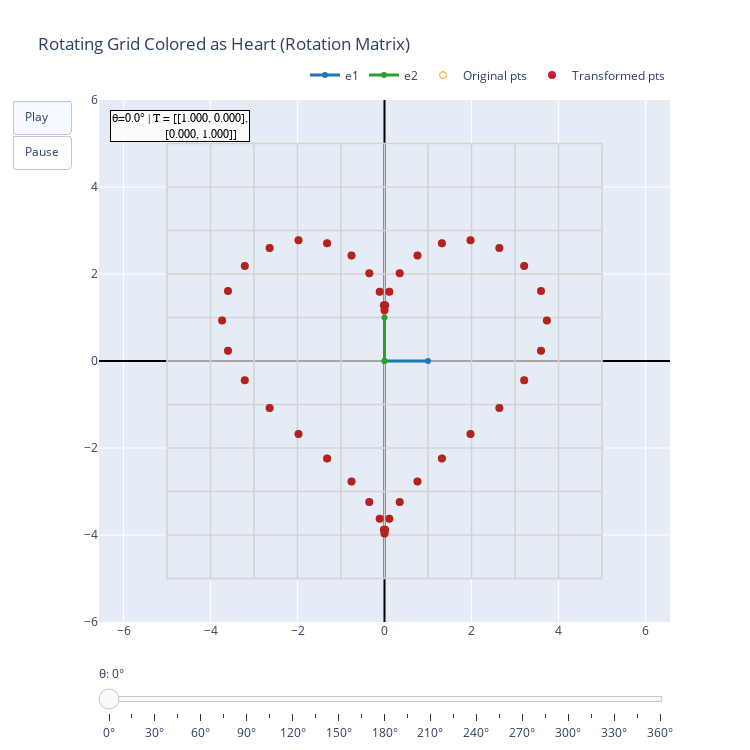

Here is the notebook cell this chart was saved with:
### Code cell
try:
    from animations.rotation import show_rotation
except ImportError:
    from repo.animations.rotation import show_rotation

fig = show_rotation()
fig.show()

### Figure 1 — Plotly figure (JSON) as saved in the notebook; plotly's stock layout.template omitted (floating-point values rounded to 4 significant figures)
{"data": [{"hoverinfo": "skip", "line": {"color": "lightgray", "width": 1}, "mode": "lines", "opacity": 0.25, "showlegend": false, "type": "scatter", "x": [-5, -5], "y": [-5, 5]}, {"hoverinfo": "skip", "line": {"color": "lightgray", "width": 1}, "mode": "lines", "opacity": 0.25, "showlegend": false, "type": "scatter", "x": [-4, -4], "y": [-5, 5]}, {"hoverinfo": "skip", "line": {"color": "lightgray", "width": 1}, "mode": "lines", "opacity": 0.25, "showlegend": false, "type": "scatter", "x": [-3, -3], "y": [-5, 5]}, {"hoverinfo": "skip", "line": {"color": "lightgray", "width": 1}, "mode": "lines", "opacity": 0.25, "showlegend": false, "type": "scatter", "x": [-2, -2], "y": [-5, 5]}, {"hoverinfo": "skip", "line": {"color": "lightgray", "width": 1}, "mode": "lines", "opacity": 0.25, "showlegend": false, "type": "scatter", "x": [-1, -1], "y": [-5, 5]}, {"hoverinfo": "skip", "line": {"color": "lightgray", "width": 1}, "mode": "lines", "opacity": 0.25, "showlegend": false, "type": "scatter", "x": [0, 0], "y": [-5, 5]}, {"hoverinfo": "skip", "line": {"color": "lightgray", "width": 1}, "mode": "lines", "opacity": 0.25, "showlegend": false, "type": "scatter", "x": [1, 1], "y": [-5, 5]}, {"hoverinfo": "skip", "line": {"color": "lightgray", "width": 1}, "mode": "lines", "opacity": 0.25, "showlegend": false, "type": "scatter", "x": [2, 2], "y": [-5, 5]}, {"hoverinfo": "skip", "line": {"color": "lightgray", "width": 1}, "mode": "lines", "opacity": 0.25, "showlegend": false, "type": "scatter", "x": [3, 3], "y": [-5, 5]}, {"hoverinfo": "skip", "line": {"color": "lightgray", "width": 1}, "mode": "lines", "opacity": 0.25, "showlegend": false, "type": "scatter", "x": [4, 4], "y": [-5, 5]}, {"hoverinfo": "skip", "line": {"color": "lightgray", "width": 1}, "mode": "lines", "opacity": 0.25, "showlegend": false, "type": "scatter", "x": [5, 5], "y": [-5, 5]}, {"hoverinfo": "skip", "line": {"color": "lightgray", "width": 1}, "mode": "lines", "opacity": 0.25, "showlegend": false, "type": "scatter", "x": [-5, 5], "y": [-5, -5]}, {"hoverinfo": "skip", "line": {"color": "lightgray", "width": 1}, "mode": "lines", "opacity": 0.25, "showlegend": false, "type": "scatter", "x": [-5, 5], "y": [-4, -4]}, {"hoverinfo": "skip", "line": {"color": "lightgray", "width": 1}, "mode": "lines", "opacity": 0.25, "showlegend": false, "type": "scatter", "x": [-5, 5], "y": [-3, -3]}, {"hoverinfo": "skip", "line": {"color": "lightgray", "width": 1}, "mode": "lines", "opacity": 0.25, "showlegend": false, "type": "scatter", "x": [-5, 5], "y": [-2, -2]}, {"hoverinfo": "skip", "line": {"color": "lightgray", "width": 1}, "mode": "lines", "opacity": 0.25, "showlegend": false, "type": "scatter", "x": [-5, 5], "y": [-1, -1]}, {"hoverinfo": "skip", "line": {"color": "lightgray", "width": 1}, "mode": "lines", "opacity": 0.25, "showlegend": false, "type": "scatter", "x": [-5, 5], "y": [0, 0]}, {"hoverinfo": "skip", "line": {"color": "lightgray", "width": 1}, "mode": "lines", "opacity": 0.25, "showlegend": false, "type": "scatter", "x": [-5, 5], "y": [1, 1]}, {"hoverinfo": "skip", "line": {"color": "lightgray", "width": 1}, "mode": "lines", "opacity": 0.25, "showlegend": false, "type": "scatter", "x": [-5, 5], "y": [2, 2]}, {"hoverinfo": "skip", "line": {"color": "lightgray", "width": 1}, "mode": "lines", "opacity": 0.25, "showlegend": false, "type": "scatter", "x": [-5, 5], "y": [3, 3]}, {"hoverinfo": "skip", "line": {"color": "lightgray", "width": 1}, "mode": "lines", "opacity": 0.25, "showlegend": false, "type": "scatter", "x": [-5, 5], "y": [4, 4]}, {"hoverinfo": "skip", "line": {"color": "lightgray", "width": 1}, "mode": "lines", "opacity": 0.25, "showlegend": false, "type": "scatter", "x": [-5, 5], "y": [5, 5]}, {"hoverinfo": "skip", "line": {"color": "lightgray", "width": 1.5}, "mode": "lines", "showlegend": false, "type": "scatter", "x": [-5, -5], "y": [-5, 5]}, {"hoverinfo": "skip", "line": {"color": "lightgray", "width": 1.5}, "mode": "lines", "showlegend": false, "type": "scatter", "x": [-4, -4], "y": [-5, 5]}, {"hoverinfo": "skip", "line": {"color": "lightgray", "width": 1.5}, "mode": "lines", "showlegend": false, "type": "scatter", "x": [-3, -3], "y": [-5, 5]}, {"hoverinfo": "skip", "line": {"color": "lightgray", "width": 1.5}, "mode": "lines", "showlegend": false, "type": "scatter", "x": [-2, -2], "y": [-5, 5]}, {"hoverinfo": "skip", "line": {"color": "lightgray", "width": 1.5}, "mode": "lines", "showlegend": false, "type": "scatter", "x": [-1, -1], "y": [-5, 5]}, {"hoverinfo": "skip", "line": {"color": "lightgray", "width": 1.5}, "mode": "lines", "showlegend": false, "type": "scatter", "x": [0, 0], "y": [-5, 5]}, {"hoverinfo": "skip", "line": {"color": "lightgray", "width": 1.5}, "mode": "lines", "showlegend": false, "type": "scatter", "x": [1, 1], "y": [-5, 5]}, {"hoverinfo": "skip", "line": {"color": "lightgray", "width": 1.5}, "mode": "lines", "showlegend": false, "type": "scatter", "x": [2, 2], "y": [-5, 5]}, {"hoverinfo": "skip", "line": {"color": "lightgray", "width": 1.5}, "mode": "lines", "showlegend": false, "type": "scatter", "x": [3, 3], "y": [-5, 5]}, {"hoverinfo": "skip", "line": {"color": "lightgray", "width": 1.5}, "mode": "lines", "showlegend": false, "type": "scatter", "x": [4, 4], "y": [-5, 5]}, {"hoverinfo": "skip", "line": {"color": "lightgray", "width": 1.5}, "mode": "lines", "showlegend": false, "type": "scatter", "x": [5, 5], "y": [-5, 5]}, {"hoverinfo": "skip", "line": {"color": "lightgray", "width": 1.5}, "mode": "lines", "showlegend": false, "type": "scatter", "x": [-5, 5], "y": [-5, -5]}, {"hoverinfo": "skip", "line": {"color": "lightgray", "width": 1.5}, "mode": "lines", "showlegend": false, "type": "scatter", "x": [-5, 5], "y": [-4, -4]}, {"hoverinfo": "skip", "line": {"color": "lightgray", "width": 1.5}, "mode": "lines", "showlegend": false, "type": "scatter", "x": [-5, 5], "y": [-3, -3]}, {"hoverinfo": "skip", "line": {"color": "lightgray", "width": 1.5}, "mode": "lines", "showlegend": false, "type": "scatter", "x": [-5, 5], "y": [-2, -2]}, {"hoverinfo": "skip", "line": {"color": "lightgray", "width": 1.5}, "mode": "lines", "showlegend": false, "type": "scatter", "x": [-5, 5], "y": [-1, -1]}, {"hoverinfo": "skip", "line": {"color": "lightgray", "width": 1.5}, "mode": "lines", "showlegend": false, "type": "scatter", "x": [-5, 5], "y": [0, 0]}, {"hoverinfo": "skip", "line": {"color": "lightgray", "width": 1.5}, "mode": "lines", "showlegend": false, "type": "scatter", "x": [-5, 5], "y": [1, 1]}, {"hoverinfo": "skip", "line": {"color": "lightgray", "width": 1.5}, "mode": "lines", "showlegend": false, "type": "scatter", "x": [-5, 5], "y": [2, 2]}, {"hoverinfo": "skip", "line": {"color": "lightgray", "width": 1.5}, "mode": "lines", "showlegend": false, "type": "scatter", "x": [-5, 5], "y": [3, 3]}, {"hoverinfo": "skip", "line": {"color": "lightgray", "width": 1.5}, "mode": "lines", "showlegend": false, "type": "scatter", "x": [-5, 5], "y": [4, 4]}, {"hoverinfo": "skip", "line": {"color": "lightgray", "width": 1.5}, "mode": "lines", "showlegend": false, "type": "scatter", "x": [-5, 5], "y": [5, 5]}, {"line": {"color": "#1f77b4", "width": 3}, "marker": {"size": 6}, "mode": "lines+markers", "name": "e1", "type": "scatter", "x": [0, 1], "y": [0, 0]}, {"line": {"color": "#2ca02c", "width": 3}, "marker": {"size": 6}, "mode": "lines+markers", "name": "e2", "type": "scatter", "x": [0, 0], "y": [0, 1]}, {"marker": {"color": "orange", "size": 7, "symbol": "circle-open"}, "mode": "markers", "name": "Original pts", "type": "scatter", "x": [0.0, 0.01429, 0.1102, 0.3493, 0.7581, 1.32, 1.977, 2.641, 3.212, 3.597, 3.733, 3.597, 3.212, 2.641, 1.977, 1.32, 0.7581, 0.3493, 0.1102, 0.01429, 6.857e-48, -0.01429, -0.1102, -0.3493, -0.7581, -1.32, -1.977, -2.641, -3.212, -3.597, -3.733, -3.597, -3.212, -2.641, -1.977, -1.32, -0.7581, -0.3493, -0.1102, -0.01429], "y": [1.167, 1.282, 1.595, 2.016, 2.426, 2.708, 2.776, 2.596, 2.187, 1.607, 0.9333, 0.2344, -0.4431, -1.08, -1.677, -2.242, -2.77, -3.243, -3.627, -3.879, -3.967, -3.879, -3.627, -3.243, -2.77, -2.242, -1.677, -1.08, -0.4431, 0.2344, 0.9333, 1.607, 2.187, 2.596, 2.776, 2.708, 2.426, 2.016, 1.595, 1.282]}, {"marker": {"color": ["#D0162F", "firebrick", "firebrick", "firebrick", "firebrick", "firebrick", "firebrick", "firebrick", "firebrick", "firebrick", "firebrick", "firebrick", "firebrick", "firebrick", "firebrick", "firebrick", "firebrick", "firebrick", "firebrick", "firebrick", "firebrick", "firebrick", "firebrick", "firebrick", "firebrick", "firebrick", "firebrick", "firebrick", "firebrick", "firebrick", "firebrick", "firebrick", "firebrick", "firebrick", "firebrick", "firebrick", "firebrick", "firebrick", "firebrick", "firebrick"], "size": 8}, "mode": "markers", "name": "Transformed pts", "type": "scatter", "x": [0.0, 0.01429, 0.1102, 0.3493, 0.7581, 1.32, 1.977, 2.641, 3.212, 3.597, 3.733, 3.597, 3.212, 2.641, 1.977, 1.32, 0.7581, 0.3493, 0.1102, 0.01429, 6.857e-48, -0.01429, -0.1102, -0.3493, -0.7581, -1.32, -1.977, -2.641, -3.212, -3.597, -3.733, -3.597, -3.212, -2.641, -1.977, -1.32, -0.7581, -0.3493, -0.1102, -0.01429], "y": [1.167, 1.282, 1.595, 2.016, 2.426, 2.708, 2.776, 2.596, 2.187, 1.607, 0.9333, 0.2344, -0.4431, -1.08, -1.677, -2.242, -2.77, -3.243, -3.627, -3.879, -3.967, -3.879, -3.627, -3.243, -2.77, -2.242, -1.677, -1.08, -0.4431, 0.2344, 0.9333, 1.607, 2.187, 2.596, 2.776, 2.708, 2.426, 2.016, 1.595, 1.282]}], "layout": {"annotations": [{"bgcolor": "rgba(255,255,255,0.8)", "bordercolor": "black", "borderwidth": 1, "font": {"color": "black", "family": "monospace", "size": 12}, "showarrow": false, "text": "θ=0.0° | T = [[1.000, 0.000],<br>              [0.000, 1.000]]", "x": 0.02, "xanchor": "left", "xref": "paper", "y": 0.98, "yanchor": "top", "yref": "paper"}], "height": 750, "legend": {"orientation": "h", "x": 1, "xanchor": "right", "y": 1.02, "yanchor": "bottom"}, "sliders": [{"active": 0, "currentvalue": {"prefix": "θ: ", "suffix": "", "visible": true}, "pad": {"t": 40}, "steps": [{"args": [["frame_0"], {"frame": {"duration": 0, "redraw": true}, "mode": "immediate", "transition": {"duration": 0}}], "label": "0°", "method": "animate"}, {"args": [["frame_1"], {"frame": {"duration": 0, "redraw": true}, "mode": "immediate", "transition": {"duration": 0}}], "label": "15°", "method": "animate"}, {"args": [["frame_2"], {"frame": {"duration": 0, "redraw": true}, "mode": "immediate", "transition": {"duration": 0}}], "label": "30°", "method": "animate"}, {"args": [["frame_3"], {"frame": {"duration": 0, "redraw": true}, "mode": "immediate", "transition": {"duration": 0}}], "label": "45°", "method": "animate"}, {"args": [["frame_4"], {"frame": {"duration": 0, "redraw": true}, "mode": "immediate", "transition": {"duration": 0}}], "label": "60°", "method": "animate"}, {"args": [["frame_5"], {"frame": {"duration": 0, "redraw": true}, "mode": "immediate", "transition": {"duration": 0}}], "label": "75°", "method": "animate"}, {"args": [["frame_6"], {"frame": {"duration": 0, "redraw": true}, "mode": "immediate", "transition": {"duration": 0}}], "label": "90°", "method": "animate"}, {"args": [["frame_7"], {"frame": {"duration": 0, "redraw": true}, "mode": "immediate", "transition": {"duration": 0}}], "label": "105°", "method": "animate"}, {"args": [["frame_8"], {"frame": {"duration": 0, "redraw": true}, "mode": "immediate", "transition": {"duration": 0}}], "label": "120°", "method": "animate"}, {"args": [["frame_9"], {"frame": {"duration": 0, "redraw": true}, "mode": "immediate", "transition": {"duration": 0}}], "label": "135°", "method": "animate"}, {"args": [["frame_10"], {"frame": {"duration": 0, "redraw": true}, "mode": "immediate", "transition": {"duration": 0}}], "label": "150°", "method": "animate"}, {"args": [["frame_11"], {"frame": {"duration": 0, "redraw": true}, "mode": "immediate", "transition": {"duration": 0}}], "label": "165°", "method": "animate"}, {"args": [["frame_12"], {"frame": {"duration": 0, "redraw": true}, "mode": "immediate", "transition": {"duration": 0}}], "label": "180°", "method": "animate"}, {"args": [["frame_13"], {"frame": {"duration": 0, "redraw": true}, "mode": "immediate", "transition": {"duration": 0}}], "label": "195°", "method": "animate"}, {"args": [["frame_14"], {"frame": {"duration": 0, "redraw": true}, "mode": "immediate", "transition": {"duration": 0}}], "label": "210°", "method": "animate"}, {"args": [["frame_15"], {"frame": {"duration": 0, "redraw": true}, "mode": "immediate", "transition": {"duration": 0}}], "label": "225°", "method": "animate"}, {"args": [["frame_16"], {"frame": {"duration": 0, "redraw": true}, "mode": "immediate", "transition": {"duration": 0}}], "label": "240°", "method": "animate"}, {"args": [["frame_17"], {"frame": {"duration": 0, "redraw": true}, "mode": "immediate", "transition": {"duration": 0}}], "label": "255°", "method": "animate"}, {"args": [["frame_18"], {"frame": {"duration": 0, "redraw": true}, "mode": "immediate", "transition": {"duration": 0}}], "label": "270°", "method": "animate"}, {"args": [["frame_19"], {"frame": {"duration": 0, "redraw": true}, "mode": "immediate", "transition": {"duration": 0}}], "label": "285°", "method": "animate"}, {"args": [["frame_20"], {"frame": {"duration": 0, "redraw": true}, "mode": "immediate", "transition": {"duration": 0}}], "label": "300°", "method": "animate"}, {"args": [["frame_21"], {"frame": {"duration": 0, "redraw": true}, "mode": "immediate", "transition": {"duration": 0}}], "label": "315°", "method": "animate"}, {"args": [["frame_22"], {"frame": {"duration": 0, "redraw": true}, "mode": "immediate", "transition": {"duration": 0}}], "label": "330°", "method": "animate"}, {"args": [["frame_23"], {"frame": {"duration": 0, "redraw": true}, "mode": "immediate", "transition": {"duration": 0}}], "label": "345°", "method": "animate"}, {"args": [["frame_24"], {"frame": {"duration": 0, "redraw": true}, "mode": "immediate", "transition": {"duration": 0}}], "label": "360°", "method": "animate"}]}], "title": {"text": "Rotating Grid Colored as Heart (Rotation Matrix)"}, "updatemenus": [{"buttons": [{"args": [null, {"frame": {"duration": 1000, "redraw": true}, "fromcurrent": true}], "label": "Play", "method": "animate"}, {"args": [[null], {"mode": "immediate"}], "label": "Pause", "method": "animate"}], "showactive": true, "type": "buttons"}], "width": 750, "xaxis": {"range": [-6, 6], "zeroline": true, "zerolinecolor": "black", "zerolinewidth": 2}, "yaxis": {"range": [-6, 6], "scaleanchor": "x", "scaleratio": 1, "zeroline": true, "zerolinecolor": "black", "zerolinewidth": 2}}}
